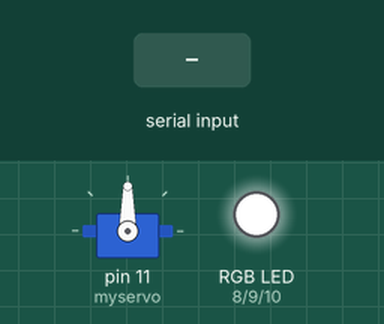
Bench run of a sketch on a simulated Arduino Uno, built with avr-gcc and run on an emulated ATmega328P. On the bench: servo, an RGB LED mixed from three pins (HIGH = lit). The test bench sets the inputs (shaded band).

Above: at 1.7 s.
1.8 s: "g 45\n" received over Serial
At 2.9 s:
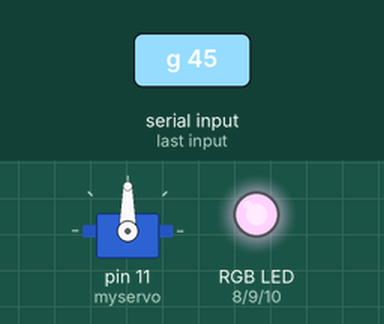
3.3 s: "b 45\n" received over Serial
At 4.0 s:
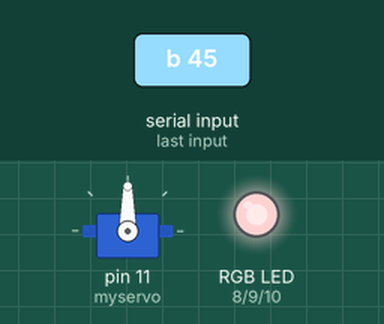
Timing chart, 0 to 6.3 s (numbered marks = the images above; inputs shaded):
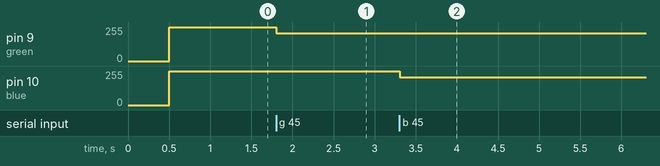

Measured:
- after the input at 1.8 s, pin 9 (green): 255/255 → 210/255 at once
- after the input at 3.3 s, pin 10 (blue): 255/255 → 210/255 at once

The sketch:

ARDUINO_BT_RGB.ino
```cpp
// Controle de um LED RGB por um módulo Bluetooth Hc-05 + Arduino  usando o RoboRemo app
//BABUINO.TEC
//vagnerromario@hotmail.com

// Hardware setup:
// Conexão do  modulo bluetooth hc-05 no arduino
// BT          Arduino
// GND ------- GND
// VCC ------- 5V
// TX-O ------ pin0
// RX-I ------ pin1

// RGB led        Arduino
// VCC ---------- 5V
// red ----|__|-- pin8
// green --|__|-- pin9
// blue ---|__|-- pin10

//       3 resistores  x 330R

#include <Servo.h>
Servo myservo;
int pos = 0;
#define bluetooth Serial

int red = 8;       // LOW = acende, HIGH = apaga
int green = 9;    // LOW = acende, HIGH = apaga
int blue = 10;     // LOW = acende, HIGH = off

char cmd[100];
int cmdIndex;


void exeCmd() {

  if( (cmd[0]=='r' || cmd[0]=='g' || cmd[0]=='b') && cmd[1]==' ' ) {
    // "r", "g", "b" São as referentes letras em ingles para  red, green and blue (vermelho,verde,azul )
       int val = 0;
       for(int i=2; cmd[i]!=0; i++) {
         val = val*10 + (cmd[i]-'0');
       }
       // if cmd is "r 100", val will be 100
       if(cmd[0]=='r') analogWrite(red, 255-val);
       if(cmd[0]=='g') analogWrite(green, 255-val);
       if(cmd[0]=='b') analogWrite(blue, 255-val);

  }


}


void setup() {

  delay(500);
  myservo.attach(11);
  bluetooth.begin(9600);

  pinMode(red, OUTPUT);
  pinMode(green, OUTPUT);
  pinMode(blue, OUTPUT);

  digitalWrite(red, HIGH);  // luz desligada
  digitalWrite(green, HIGH);  // luz desligada
  digitalWrite(blue, HIGH);  // luz desligada

  cmdIndex = 0;
}


void loop() {

  if(bluetooth.available()) {

    char c = (char)bluetooth.read();

    if(c=='\n') {
      cmd[cmdIndex] = 0;
      exeCmd();
      cmdIndex = 0;
    } else {
      cmd[cmdIndex] = c;
      if(cmdIndex<99) cmdIndex++;
    }


  }


}
```
